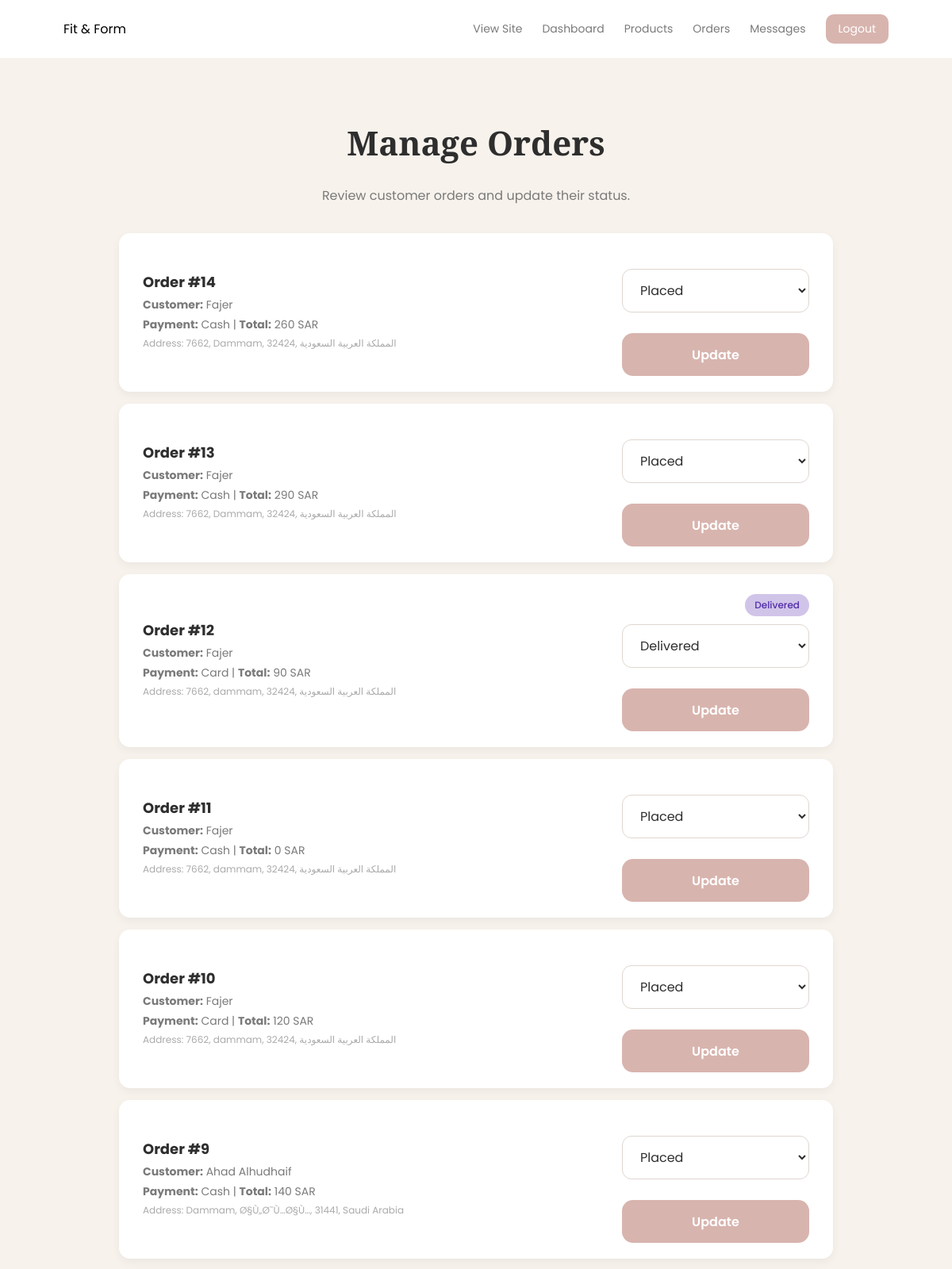
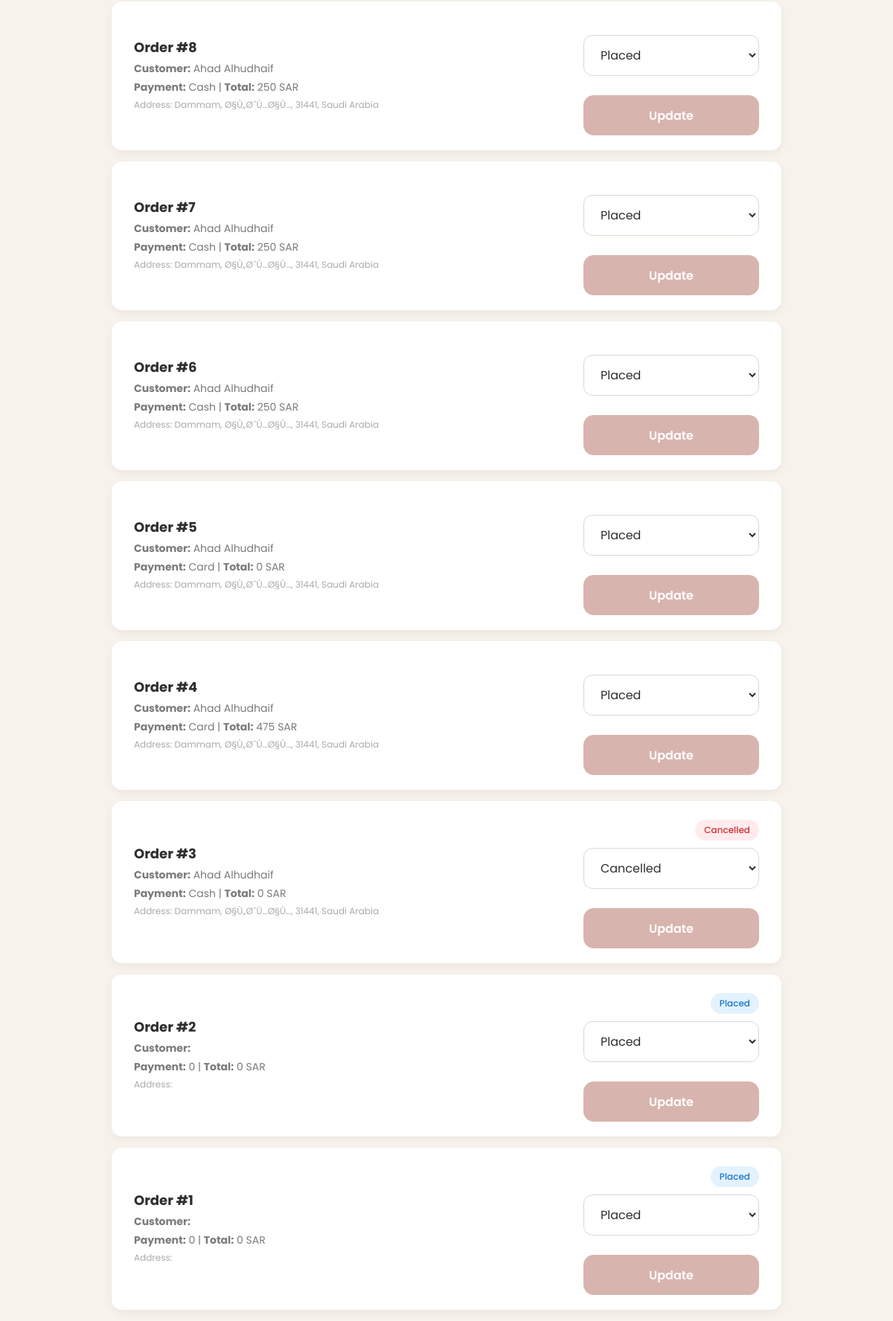
/manage_orders.php (signed in), run on the app's committed database (2 pictures, top to bottom).
### tables this page shows
CREATE TABLE `orders` (
  `order_id` int(11) NOT NULL,
  `user_id` int(11) DEFAULT NULL,
  `total_price` decimal(10,2) DEFAULT NULL,
  `status` varchar(50) DEFAULT NULL,
  `name` varchar(20) NOT NULL,
  `address` varchar(100) NOT NULL,
  `payment` varchar(100) NOT NULL,
  `total` int(7) NOT NULL
);

### manage_orders.php (the view, shortened to what this page needs)
<?php
include "config.php";
 $orders = mysqli_query($conn, "SELECT * FROM orders ORDER BY order_id DESC");
?>
<!DOCTYPE html>
<html>
<head>
    <link rel="stylesheet" href="style.css">
</head>
<body>
<div class="navbar">
    <div class="logo">Fit & Form</div>
    <div class="nav-links">
        <a href="home.php">View Site</a>
        <a href="admin_dashboard.php">Dashboard</a>
        <a href="manage_products.php">Products</a>
        <a href="manage_orders.php">Orders</a>
        <a href="manage_messages.php">Messages</a>
        <a href="logout.php" class="logout-btn">Logout</a>
    </div>
</div>
<div class="admin-page">
    <h1>Manage Orders</h1>
    <p>Review customer orders and update their status.</p>
    <div class="admin-product-list">
        <?php if(mysqli_num_rows($orders) > 0) { ?>
            <?php while($row = mysqli_fetch_assoc($orders)) { ?>
                <div class="admin-text-item">
                    <div class="admin-text-info">
                        <h3>Order #<?php echo $row['order_id']; ?></h3>
                        <p><strong>Customer:</strong>
                            <?php echo htmlspecialchars($row['name']); ?>
                        </p>
                        <p>
                            <strong>Payment:</strong>
                            <?php echo ucfirst(htmlspecialchars($row['payment'])); ?>
                            |
                            <strong>Total:</strong>
                            <?php echo $row['total']; ?> SAR
                        </p>
                        <p style="font-size: 12px; color: #aaa;">
                            Address: <?php echo htmlspecialchars($row['address']); ?>
                        </p>
                    </div>
                    <div class="admin-actions" style="flex-direction: column; align-items: flex-end; gap: 10px;">
                        <span class="status-badge status-<?php echo strtolower($row['status']); ?>">
                            <?php echo ucfirst($row['status']); ?>
                        </span>
                        <form method="post" class="order-status-form">
                            <select name="status">
                                <option value="placed" <?php if($row['status']=='placed') echo 'selected'; ?>>Placed</option>
                                <option value="delivered" <?php if($row['status']=='delivered') echo 'selected'; ?>>Delivered</option>
                                <option value="cancelled" <?php if($row['status']=='cancelled') echo 'selected'; ?>>Cancelled</option>
                            </select>
                            <button type="submit" name="update_status" class="btn-edit">
                                Update
                            </button>
                        </form>
                    </div>
                </div>
            <?php } ?>
        <?php } ?>
    </div>
</div>
</body>
</html>

### data on the page
orders: order_id "14", name "Fajer", payment "Cash", total "260", address "7662, Dammam, 32424, المملكة العربية السعودية"
orders: order_id "13", name "Fajer", payment "Cash", total "290", address "7662, Dammam, 32424, المملكة العربية السعودية"
orders: order_id "12", name "Fajer", payment "Card", total "90", address "7662, dammam, 32424, المملكة العربية السعودية", status "Delivered"
orders: order_id "11", name "Fajer", payment "Cash", total "0", address "7662, dammam, 32424, المملكة العربية السعودية"
orders: order_id "10", name "Fajer", payment "Card", total "120", address "7662, dammam, 32424, المملكة العربية السعودية"
orders: order_id "9", name "Ahad Alhudhaif", payment "Cash", total "140", address "Dammam, Ø§Ù„Ø¯Ù…Ø§Ù…, 31441, Saudi Arabia"
orders: order_id "8", name "Ahad Alhudhaif", payment "Cash", total "250", address "Dammam, Ø§Ù„Ø¯Ù…Ø§Ù…, 31441, Saudi Arabia"
orders: order_id "7", name "Ahad Alhudhaif", payment "Cash", total "250", address "Dammam, Ø§Ù„Ø¯Ù…Ø§Ù…, 31441, Saudi Arabia"
orders: order_id "6", name "Ahad Alhudhaif", payment "Cash", total "250", address "Dammam, Ø§Ù„Ø¯Ù…Ø§Ù…, 31441, Saudi Arabia"
orders: order_id "5", name "Ahad Alhudhaif", payment "Card", total "0", address "Dammam, Ø§Ù„Ø¯Ù…Ø§Ù…, 31441, Saudi Arabia"
orders: order_id "4", name "Ahad Alhudhaif", payment "Card", total "475", address "Dammam, Ø§Ù„Ø¯Ù…Ø§Ù…, 31441, Saudi Arabia"
orders: order_id "3", name "Ahad Alhudhaif", payment "Cash", total "0", address "Dammam, Ø§Ù„Ø¯Ù…Ø§Ù…, 31441, Saudi Arabia", status "Cancelled"
orders: order_id "2", payment "0", total "0", status "Placed"
orders: order_id "1", payment "0", total "0", status "Placed"
